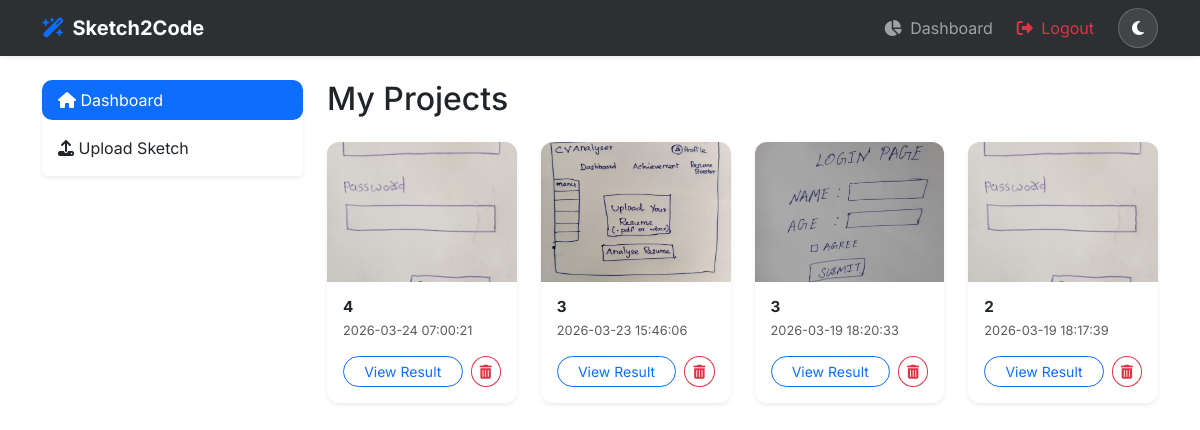
The app's page /dashboard (signed in) with its own data.
### tables this page shows
CREATE TABLE projects (
    id INTEGER PRIMARY KEY AUTOINCREMENT,
    user_id INTEGER NOT NULL,
    title VARCHAR(100) NOT NULL,
    sketch_image_path VARCHAR(255) NOT NULL,
    generated_html TEXT,
    generated_css TEXT,
    created_at DATETIME DEFAULT CURRENT_TIMESTAMP, generated_java TEXT, detected_elements TEXT, page_type TEXT DEFAULT 'form',
    FOREIGN KEY (user_id) REFERENCES users(id) ON DELETE CASCADE
);

### routes/main.py (the view)
@main_bp.route('/dashboard')
def dashboard():
    if 'user_id' not in session:
        return redirect(url_for('auth.login'))
    conn = get_db_connection()
    projects = []
    if conn:
        cursor = conn.cursor(dictionary=True)
        cursor.execute("SELECT * FROM projects WHERE user_id = %s ORDER BY created_at DESC", (session['user_id'],))
        projects = cursor.fetchall()
        conn.close()
    return render_template('dashboard.html', projects=projects)

### database/db.py (called while the page is built)
def get_db_connection():
    if not os.path.exists(DB_PATH):
        init_db()
    return SQLiteConnection(DB_PATH)

    def cursor(self, dictionary=False):
        return SQLiteCursor(self.conn.cursor(), dictionary)

    def close(self):
        self.conn.close()

    def execute(self, sql, params=None):
        sql = sql.replace('%s', '?')
        if params is None:
            return self.cursor.execute(sql)
        if not isinstance(params, (list, tuple)):
            params = (params,)
        return self.cursor.execute(sql, params)

    def fetchall(self):
        rows = self.cursor.fetchall()
        if self.dictionary:
            return [dict(r) for r in rows]
        return rows

### templates/dashboard.html
{% extends 'base.html' %}
{% block content %}
<div class="row">
    <div class="col-md-3">
        <div class="list-group shadow-sm mb-4">
            <a href="/dashboard" class="list-group-item list-group-item-action active"><i class="fa-solid fa-home"></i> Dashboard</a>
            <a href="/upload" class="list-group-item list-group-item-action"><i class="fa-solid fa-upload"></i> Upload Sketch</a>
        </div>
    </div>
    <div class="col-md-9">
        <h2 class="mb-4">My Projects</h2>
        <div class="row">
            {% if projects %}
                {% for project in projects %}
                <div class="col-sm-6 col-lg-4 col-xl-3 mb-4">
                    <div class="card shadow-sm h-100 border-0" style="border-radius: 12px; overflow: hidden;">
                        <img src="{{ url_for('static', filename='uploads/' + project.sketch_image_path) }}" class="card-img-top" style="height: 140px; object-fit: cover;">
                        <div class="card-body p-3">
                            <h6 class="card-title fw-bold mb-1" style="font-size: 0.95rem;">{{ project.title }}</h6>
                            <p class="text-muted small mb-3" style="font-size: 0.8rem;">{{ project.created_at }}</p>
                            <div class="d-flex gap-2">
                                <a href="/preview/{{ project.id }}" class="btn btn-outline-primary btn-sm rounded-pill flex-grow-1">View Result</a>
                                <form action="{{ url_for('main.delete_project', project_id=project.id) }}" method="POST" onsubmit="return confirm('Are you sure you want to delete this project?');">
                                    <button type="submit" class="btn btn-outline-danger btn-sm rounded-circle" title="Delete">
                                        <i class="fa-solid fa-trash-can"></i>
                                    </button>
                                </form>
                            </div>
                        </div>
                    </div>
                </div>
                {% endfor %}
{% else %}
                <div class="col-12 text-center py-5">
                    <h4 class="text-muted">No projects yet</h4>
                    <p>Upload a sketch to generate your first web page.</p>
                    <a href="/upload" class="btn btn-primary mt-2">Start a Project</a>
                </div>
            {% endif %}
        </div>
    </div>
</div>
{% endblock %}

### templates/base.html (shortened to what this page needs)
<!DOCTYPE html>
<html lang="en" data-bs-theme="light">
<head>
    <link href="https://cdn.jsdelivr.net/npm/bootstrap@5.3.0/dist/css/bootstrap.min.css" rel="stylesheet">
    <link rel="stylesheet" href="https://cdnjs.cloudflare.com/ajax/libs/font-awesome/6.4.0/css/all.min.css">
    <link rel="stylesheet" href="https://cdnjs.cloudflare.com/ajax/libs/aos/2.3.4/aos.css">
    <link rel="stylesheet" href="{{ url_for('static', filename='css/style.css') }}">
    <link rel="stylesheet" href="https://cdnjs.cloudflare.com/ajax/libs/prism/1.29.0/themes/prism-tomorrow.min.css">
</head>
<body>
    <nav class="navbar navbar-expand-lg navbar-dark bg-dark sticky-top shadow-sm">
        <div class="container">
            <a class="navbar-brand fw-bold" href="/">
                <i class="fa-solid fa-wand-magic-sparkles text-primary me-2"></i>Sketch2Code
            </a>
            <div class="collapse navbar-collapse" id="navbarNav">
                <ul class="navbar-nav ms-auto align-items-center">
                    {% if session.get('user_id') %}
                        {% if session.get('role') == 'admin' %}
                            <li class="nav-item">
                                <a class="nav-link" href="{{ url_for('admin.dashboard') }}"><i class="fa-solid fa-shield-halved me-1"></i> Admin</a>
                            </li>
                        {% else %}
                            <li class="nav-item">
                                <a class="nav-link" href="{{ url_for('main.dashboard') }}"><i class="fa-solid fa-chart-pie me-1"></i> Dashboard</a>
                            </li>
                        {% endif %}
                        <li class="nav-item ms-lg-2">
                            <a class="nav-link text-danger" href="{{ url_for('auth.logout') }}"><i class="fa-solid fa-right-from-bracket me-1"></i> Logout</a>
                        </li>
                    {% endif %}
                    <li class="nav-item ms-lg-3 mt-2 mt-lg-0">
                        <button class="theme-toggle-btn" id="themeToggle" title="Toggle Theme">
                            <i class="fa-solid fa-moon"></i>
                        </button>
                    </li>
                </ul>
            </div>
        </div>
    </nav>
    <div class="container mt-4 mb-5 pb-5">
        {% block content %}{% endblock %}
    </div>
</body>
</html>

### templates/static/css/style.css (style rules this page uses)
body { font-family: 'Inter', sans-serif; transition: background-color 0.3s ease, color 0.3s ease; }
.navbar { backdrop-filter: blur(10px); background-color: rgba(33, 37, 41, 0.95) !important; }
.card { border-radius: 16px; border: none; transition: transform 0.3s ease, box-shadow 0.3s ease; box-shadow: 0 4px 6px rgba(0,0,0,0.05); }
.list-group-item { border-radius: 10px !important; margin-bottom: 8px; border: none; transition: all 0.2s; }

### templates/base.html (style rules this page uses)
.theme-toggle-btn { background: rgba(255, 255, 255, 0.1); border: 1px solid rgba(255, 255, 255, 0.2); color: white; border-radius: 50%; width: 40px; height: 40px; display: flex; align-items: center; justify-content: center; transition: all 0.3s ease; }

### records on screen
projects: sketch_image_path (picture), title "4", created_at "2026-03-24 07:00:21"
projects: sketch_image_path (picture), title "3", created_at "2026-03-23 15:46:06"
projects: sketch_image_path (picture), title "3", created_at "2026-03-19 18:20:33"
projects: sketch_image_path (picture), title "2", created_at "2026-03-19 18:17:39"
